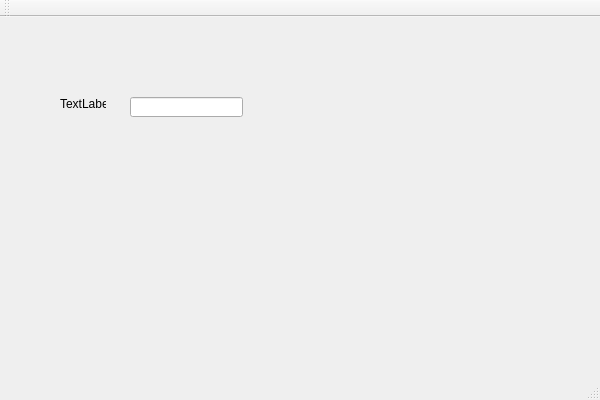
<?xml version="1.0" encoding="UTF-8"?>
<ui version="4.0">
 <class>MainWindow</class>
 <widget class="QMainWindow" name="MainWindow">
  <property name="geometry">
   <rect>
    <x>0</x>
    <y>0</y>
    <width>600</width>
    <height>400</height>
   </rect>
  </property>
  <property name="windowTitle">
   <string>MainWindow</string>
  </property>
  <widget class="QWidget" name="centralWidget">
   <widget class="QLabel" name="label">
    <property name="geometry">
     <rect>
      <x>60</x>
      <y>80</y>
      <width>46</width>
      <height>13</height>
     </rect>
    </property>
    <property name="text">
     <string>TextLabel</string>
    </property>
   </widget>
   <widget class="QLineEdit" name="lineEdit">
    <property name="geometry">
     <rect>
      <x>130</x>
      <y>80</y>
      <width>113</width>
      <height>20</height>
     </rect>
    </property>
   </widget>
  </widget>
  <widget class="QMenuBar" name="menuBar">
   <property name="geometry">
    <rect>
     <x>0</x>
     <y>0</y>
     <width>600</width>
     <height>21</height>
    </rect>
   </property>
  </widget>
  <widget class="QToolBar" name="mainToolBar">
   <attribute name="toolBarArea">
    <enum>TopToolBarArea</enum>
   </attribute>
   <attribute name="toolBarBreak">
    <bool>false</bool>
   </attribute>
  </widget>
  <widget class="QStatusBar" name="statusBar"/>
 </widget>
 <layoutdefault spacing="6" margin="11"/>
 <resources/>
 <connections/>
</ui>
